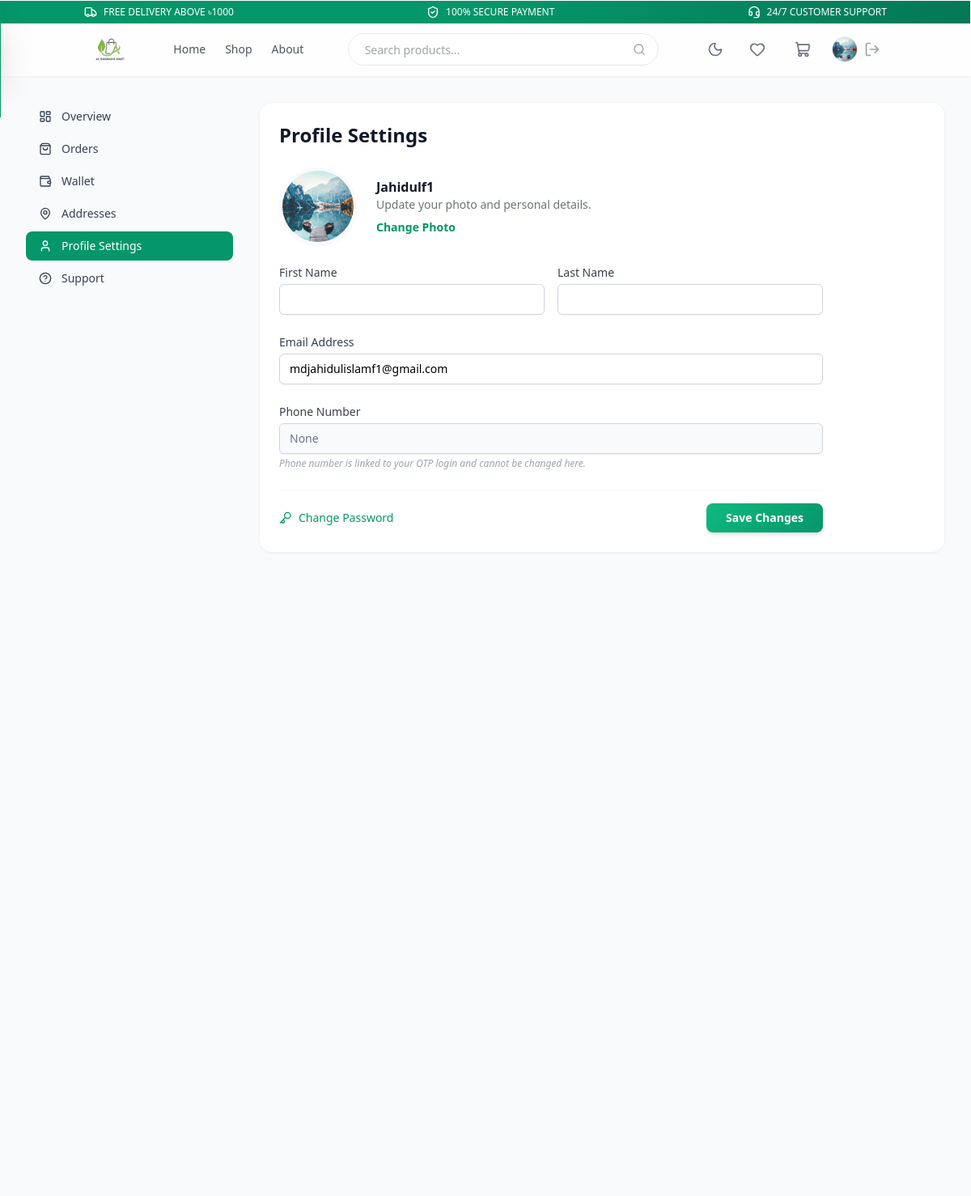
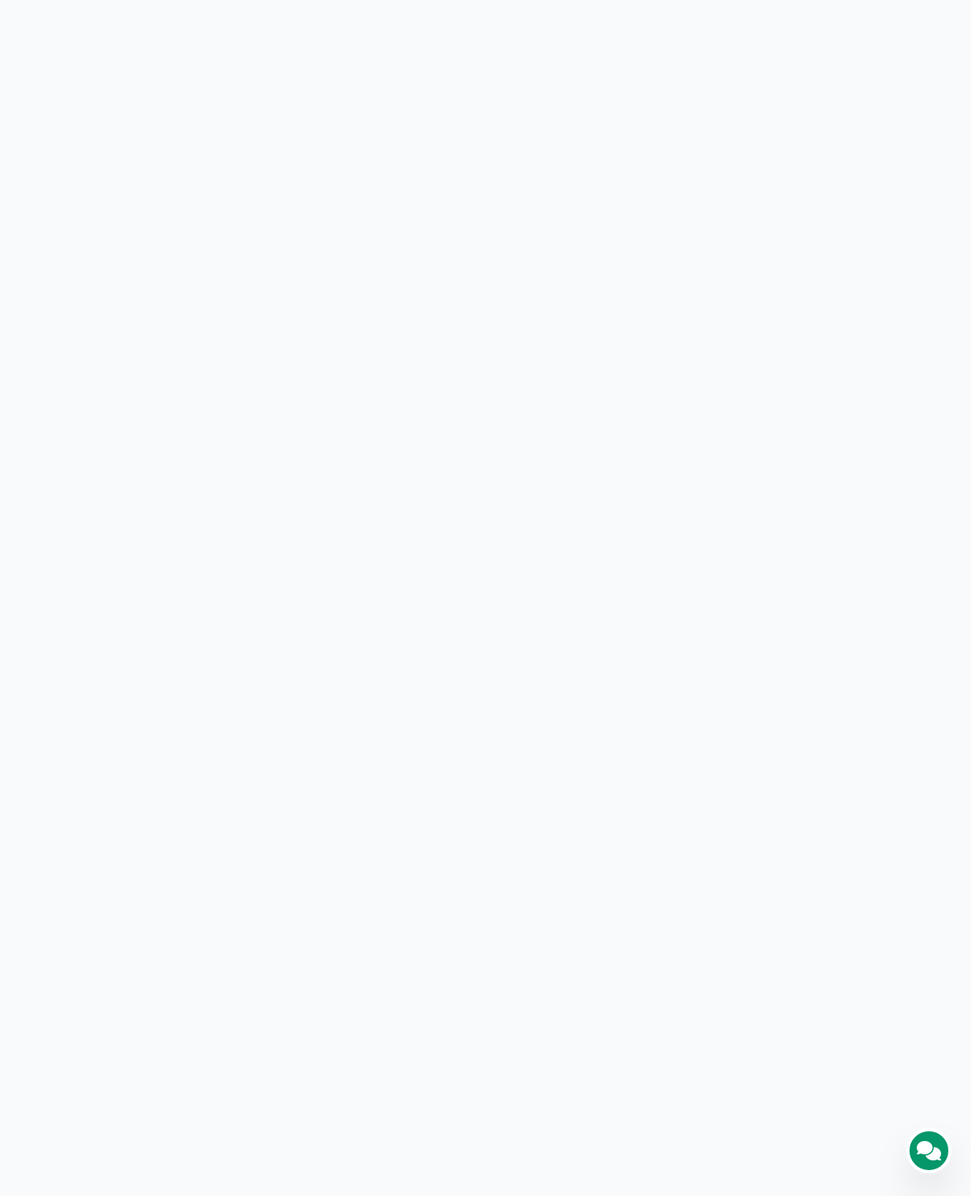
Screenshot of /profile/ (signed in) with the database file from the repository (2 pictures, top to bottom).
### users/models.py (models this page shows, shortened)
class User(AbstractUser):
    ROLE_CHOICES = (
        ('user', 'User'),
        ('admin', 'Admin'),
    )
    email = models.EmailField(unique=True)
    phone_number = models.CharField(max_length=15, unique=True, null=True, blank=True)
    role = models.CharField(max_length=10, choices=ROLE_CHOICES, default='user')
    image = models.ImageField(upload_to='profile_pics', default='default.jpg')
    otp_code = models.CharField(max_length=6, null=True, blank=True)
    otp_expires_at = models.DateTimeField(null=True, blank=True)
    groups = models.ManyToManyField(
        'auth.Group',
        verbose_name='groups',
        blank=True,
        help_text='The groups this user belongs to.',
        related_name="custom_user_set",
        related_query_name="user",
    )
    user_permissions = models.ManyToManyField(
        'auth.Permission',
        verbose_name='user permissions',
        blank=True,
        help_text='Specific permissions for this user.',
        related_name="custom_user_set",
        related_query_name="user",
    )

### users/views.py (the view)
# urls.py: path('profile/', views.profile_view, name='profile'),
@login_required
def profile_view(request):
    if request.method == 'POST':
        form = UserUpdateForm(request.POST, request.FILES, instance=request.user)
        if form.is_valid():
            form.save()
            messages.success(request, 'Your profile has been updated!')
            return redirect('profile')
    else:
        form = UserUpdateForm(instance=request.user)
    return render(request, 'users/dashboard_profile.html', {'form': form})

### users/forms.py
class UserUpdateForm(forms.ModelForm):
    first_name = forms.CharField(max_length=30, required=False)
    last_name = forms.CharField(max_length=30, required=False)
    email = forms.EmailField(required=True)
    class Meta:
        model = User
        fields = ['first_name', 'last_name', 'email', 'image']

### core/context_processors.py (called while the page is built)
def site_settings(request):
    try:
        settings = SiteSettings.objects.first()
        return {'site_settings': settings}
    except:
        return {'site_settings': None}

### orders/cart.py (called while the page is built)
    def __len__(self):
        return sum(item['quantity'] for item in self.cart.values())

### orders/context_processors.py (called while the page is built)
def cart(request):
    return {'cart': Cart(request)}

### templates/users/dashboard_profile.html (shortened to what this page needs)
{% extends 'base.html' %}
{% block content %}
<div class="bg-gray-50 min-h-screen py-8">
    <div class="max-w-7xl mx-auto px-4 sm:px-6 lg:px-8">
        <div class="flex flex-col md:flex-row gap-8">
            <aside class="w-full md:w-64 space-y-2">
                <nav class="space-y-1">
                    <a href="{% url 'dashboard' %}"
                        class="flex items-center gap-3 px-4 py-2 text-sm font-medium rounded-lg text-gray-700 hover:bg-gray-100">
                        <i data-lucide="layout-dashboard" class="h-4 w-4"></i>
                        Overview
                    </a>
                    <a href="{% url 'order_history' %}"
                        class="flex items-center gap-3 px-4 py-2 text-sm font-medium rounded-lg text-gray-700 hover:bg-gray-100">
                        <i data-lucide="shopping-bag" class="h-4 w-4"></i>
                        Orders
                    </a>
                    <a href="{% url 'wallet' %}"
                        class="flex items-center gap-3 px-4 py-2 text-sm font-medium rounded-lg text-gray-700 hover:bg-gray-100">
                        <i data-lucide="wallet" class="h-4 w-4"></i>
                        Wallet
                    </a>
                    <a href="{% url 'address_list' %}"
                        class="flex items-center gap-3 px-4 py-2 text-sm font-medium rounded-lg text-gray-700 hover:bg-gray-100">
                        <i data-lucide="map-pin" class="h-4 w-4"></i>
                        Addresses
                    </a>
                    <a href="{% url 'profile' %}"
                        class="flex items-center gap-3 px-4 py-2 text-sm font-medium rounded-lg bg-green-600 text-white">
                        <i data-lucide="user" class="h-4 w-4"></i>
                        Profile Settings
                    </a>
                    <a href="{% url 'support_tickets' %}"
                        class="flex items-center gap-3 px-4 py-2 text-sm font-medium rounded-lg text-gray-700 hover:bg-gray-100">
                        <i data-lucide="help-circle" class="h-4 w-4"></i>
                        Support
                    </a>
                </nav>
            </aside>
            <main class="flex-1 space-y-6">
                <div class="bg-white rounded-xl shadow-sm border border-gray-100 p-6">
                    <h2 class="text-2xl font-bold text-gray-900 mb-6">Profile Settings</h2>
                    <form method="POST" enctype="multipart/form-data" class="space-y-6 max-w-2xl">
                        <div class="flex items-center gap-6">
                            <div class="relative group">
                                <img src="{{ user.image.url }}" alt="Profile"
                                    class="h-24 w-24 rounded-full object-cover border-4 border-gray-50 shadow-sm">
                            </div>
                            <div>
                                <h3 class="font-bold text-gray-900">{{ user.username }}</h3>
                                <p class="text-sm text-gray-500">Update your photo and personal details.</p>
                                <button type="button" onclick="document.getElementById('profile-upload').click()"
                                    class="mt-2 text-sm font-semibold text-green-600 hover:text-green-700">Change
                                    Photo</button>
                            </div>
                        </div>
                        <div class="grid grid-cols-1 sm:grid-cols-2 gap-4">
                            <div>
                                <label class="block text-sm font-medium text-gray-700 mb-1">First Name</label>
                                <input type="text" name="first_name" value="{{ user.first_name }}"
                                    class="appearance-none block w-full px-3 py-2 border border-gray-300 rounded-md shadow-sm focus:outline-none focus:ring-green-600 focus:border-green-600 sm:text-sm">
                            </div>
                            <div>
                                <label class="block text-sm font-medium text-gray-700 mb-1">Last Name</label>
                                <input type="text" name="last_name" value="{{ user.last_name }}"
                                    class="appearance-none block w-full px-3 py-2 border border-gray-300 rounded-md shadow-sm focus:outline-none focus:ring-green-600 focus:border-green-600 sm:text-sm">
                            </div>
                        </div>
                        <div>
                            <label class="block text-sm font-medium text-gray-700 mb-1">Email Address</label>
                            <input type="email" name="email" value="{{ user.email }}"
                                class="appearance-none block w-full px-3 py-2 border border-gray-300 rounded-md shadow-sm focus:outline-none focus:ring-green-600 focus:border-green-600 sm:text-sm">
                        </div>
                        <div>
                            <label class="block text-sm font-medium text-gray-700 mb-1">Phone Number</label>
                            <input type="text" name="phone_number" value="{{ user.phone_number }}"
                                class="appearance-none block w-full px-3 py-2 border border-gray-300 bg-gray-50 rounded-md shadow-sm text-gray-500 sm:text-sm cursor-not-allowed"
                                readonly>
                            <p class="mt-1 text-xs text-gray-400 italic">Phone number is linked to your OTP login and
                                cannot be changed here.</p>
                        </div>
                        <div class="pt-4 border-t border-gray-50 flex items-center justify-between">
                            <a href="{% url 'change_password' %}"
                                class="text-sm font-medium text-green-600 hover:text-green-700 flex items-center gap-2">
                                <i data-lucide="key" class="h-4 w-4"></i>
                                Change Password
                            </a>
                            <button type="submit" class="btn-primary px-6 py-2 rounded-lg text-sm font-bold shadow-md">
                                Save Changes
                            </button>
                        </div>
                    </form>
                </div>
            </main>
        </div>
    </div>
</div>
{% endblock %}

### templates/base.html (shortened to what this page needs)
{% load static tailwind_tags %}
<!DOCTYPE html>
<html lang="en">
<head>
    <script src="https://cdn.tailwindcss.com"></script>
    <link rel="stylesheet" href="https://cdnjs.cloudflare.com/ajax/libs/font-awesome/6.5.1/css/all.min.css"
 />
</head>
<body class="bg-gray-50 font-sans antialiased min-h-screen flex flex-col">
    <header class="sticky top-0 z-50 w-full border-b glass shadow-sm transition-all duration-300">
        <div
            class="bg-gradient-to-r from-green-600 via-emerald-600 to-green-700 text-white text-[10px] sm:text-xs py-1.5 overflow-hidden">
            <div class="container mx-auto px-4">
                <div class="flex items-center justify-center sm:justify-between gap-4">
                    <div class="flex items-center gap-2">
                        <i data-lucide="truck" class="h-3 w-3 sm:h-4 sm:w-4"></i>
                        <span>FREE DELIVERY ABOVE ৳1000</span>
                    </div>
                    <div class="hidden sm:flex items-center gap-2">
                        <i data-lucide="shield-check" class="h-4 w-4"></i>
                        <span>100% SECURE PAYMENT</span>
                    </div>
                    <div class="hidden md:flex items-center gap-2">
                        <i data-lucide="headset" class="h-4 w-4"></i>
                        <span>24/7 CUSTOMER SUPPORT</span>
                    </div>
                </div>
            </div>
        </div>
        <div class="container mx-auto px-4 md:px-6">
            <div class="flex h-16 items-center justify-between gap-4">
                <div class="flex items-center gap-2">
                    <a href="{% url 'home' %}" class="flex items-center gap-2">
                        {% if site_settings.logo %}
                        <img src="{{ site_settings.logo.url }}" alt="{{ site_settings.site_title }}"
                            class="h-12 w-auto">
                        {% else %}
                        <img src="{% static 'images/logo.png' %}" alt="Al Barakah Mart" class="h-12 w-auto">
                        {% endif %}
                    </a>
                </div>
                <nav class="hidden md:flex items-center gap-6 text-sm font-medium">
                    <a href="{% url 'home' %}"
                        class="text-gray-600 transition-colors hover:text-gray-900 dark:text-gray-300 dark:hover:text-white">Home</a>
                    <a href="{% url 'shop' %}"
                        class="text-gray-600 transition-colors hover:text-gray-900 dark:text-gray-300 dark:hover:text-white">Shop</a>
                    <a href="{% url 'about' %}"
                        class="text-gray-600 transition-colors hover:text-gray-900 dark:text-gray-300 dark:hover:text-white">About</a>
                </nav>
                <div class="hidden md:flex flex-1 max-w-sm items-center relative">
                    <form action="{% url 'shop' %}" class="w-full relative">
                        <input type="text" name="q" placeholder="Search products..."
                            class="flex h-10 w-full rounded-full border border-gray-200 bg-white px-5 py-2 text-base md:text-sm focus:ring-2 focus:ring-green-600 focus:border-transparent outline-none transition-all dark:bg-gray-800 dark:border-gray-700 dark:text-white">
                        <button type="submit" class="absolute right-4 top-1/2 -translate-y-1/2 text-gray-400 hover:text-green-600 transition-colors">
                            <i data-lucide="search" class="h-4 w-4"></i>
                        </button>
                    </form>
                </div>
                <div class="flex items-center gap-1 sm:gap-4">
                    <button id="theme-toggle" type="button"
                        class="text-gray-500 hover:text-green-600 focus:outline-none focus:ring-2 focus:ring-gray-200 rounded-lg text-sm p-1.5 dark:text-gray-400 dark:hover:text-green-400 dark:focus:ring-gray-700">
                        <i id="theme-toggle-dark-icon" data-lucide="moon" class="hidden w-5 h-5"></i>
                    </button>
                    <a href="{% url 'wishlist' %}"
                        class="hidden sm:flex items-center justify-center h-10 w-10 text-gray-500 hover:text-green-600 hover:bg-gray-100 rounded-full transition-all dark:text-gray-400 dark:hover:bg-gray-800">
                        <i data-lucide="heart" class="h-5 w-5"></i>
                    </a>
                    <a href="{% url 'cart_detail' %}"
                        class="relative flex items-center justify-center h-10 w-10 text-gray-500 hover:text-green-600 hover:bg-gray-100 rounded-full transition-all dark:text-gray-400 dark:hover:bg-gray-800">
                        <i data-lucide="shopping-cart" class="h-5 w-5"></i>
                    </a>
                    {% if user.is_authenticated %}
                    <div class="flex items-center gap-2">
                        <a href="{% url 'dashboard' %}" class="h-8 w-8 rounded-full overflow-hidden border border-gray-200 hover:border-green-500 transition-colors">
                            {% if user.image %}
                            <img src="{{ user.image.url }}" class="h-full w-full object-cover">
                            {% else %}
                            <div class="h-full w-full bg-gray-100 flex items-center justify-center text-gray-400">
                                <i data-lucide="user" class="h-4 w-4"></i>
                            </div>
                            {% endif %}
                        </a>
                        <a href="{% url 'logout' %}" class="hidden sm:flex text-gray-400 hover:text-red-500 transition-colors" title="Logout">
                            <i data-lucide="log-out" class="h-5 w-5"></i>
                        </a>
                    </div>
                    {% else %}
                    <a href="{% url 'login' %}" class="btn-primary px-4 py-2 rounded-full text-xs sm:text-sm font-bold shadow-sm">
                        Login
                    </a>
                    {% endif %}
                </div>
            </div>
        </div>
    </header>
    <main class="flex-1">
        {% block content %}
        {% endblock %}
    </main>
    {% include 'partials/chatbot_bubble.html' %}
</body>
</html>

### templates/base.html (style rules this page uses)
body { top: 0 !important; }
.btn-primary { background: linear-gradient(135deg, #10b981 0%, #059669 100%); color: white; box-shadow: 0 4px 6px -1px rgba(0, 0, 0, 0.1), 0 2px 4px -1px rgba(0, 0, 0, 0.06); transition: all 0.3s cubic-bezier(0.4, 0, 0.2, 1); }
.glass { background: rgba(255, 255, 255, 0.8); backdrop-filter: blur(12px); -webkit-backdrop-filter: blur(12px); border: 1px solid rgba(255, 255, 255, 0.3); }

### rows the page displays
User: image (picture), username "Jahidulf1", email "mdjahidulislamf1@gmail.com", phone_number "None"
